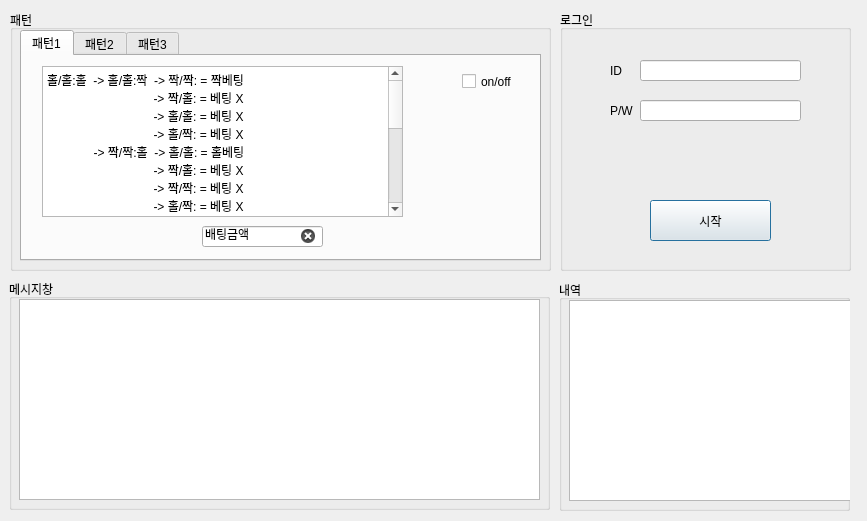
<?xml version="1.0" encoding="UTF-8"?>
<ui version="4.0">
 <class>Dialog</class>
 <widget class="QDialog" name="Dialog">
  <property name="geometry">
   <rect>
    <x>0</x>
    <y>0</y>
    <width>867</width>
    <height>521</height>
   </rect>
  </property>
  <property name="windowTitle">
   <string>Dialog</string>
  </property>
  <widget class="QGroupBox" name="groupBox">
   <property name="geometry">
    <rect>
     <x>560</x>
     <y>10</y>
     <width>291</width>
     <height>261</height>
    </rect>
   </property>
   <property name="title">
    <string>로그인</string>
   </property>
   <widget class="QLineEdit" name="input_id">
    <property name="geometry">
     <rect>
      <x>80</x>
      <y>50</y>
      <width>161</width>
      <height>21</height>
     </rect>
    </property>
    <property name="clearButtonEnabled">
     <bool>true</bool>
    </property>
   </widget>
   <widget class="QLineEdit" name="input_pw">
    <property name="geometry">
     <rect>
      <x>80</x>
      <y>90</y>
      <width>161</width>
      <height>21</height>
     </rect>
    </property>
    <property name="echoMode">
     <enum>QLineEdit::Password</enum>
    </property>
   </widget>
   <widget class="QPushButton" name="start_btn">
    <property name="geometry">
     <rect>
      <x>90</x>
      <y>190</y>
      <width>121</width>
      <height>41</height>
     </rect>
    </property>
    <property name="text">
     <string>시작</string>
    </property>
   </widget>
   <widget class="QLabel" name="label">
    <property name="geometry">
     <rect>
      <x>50</x>
      <y>50</y>
      <width>21</width>
      <height>21</height>
     </rect>
    </property>
    <property name="text">
     <string>ID</string>
    </property>
   </widget>
   <widget class="QLabel" name="label_2">
    <property name="geometry">
     <rect>
      <x>50</x>
      <y>90</y>
      <width>31</width>
      <height>21</height>
     </rect>
    </property>
    <property name="text">
     <string>P/W</string>
    </property>
   </widget>
   <widget class="QLabel" name="bal_text">
    <property name="geometry">
     <rect>
      <x>80</x>
      <y>130</y>
      <width>151</width>
      <height>31</height>
     </rect>
    </property>
    <property name="text">
     <string/>
    </property>
   </widget>
  </widget>
  <widget class="QGroupBox" name="groupBox_2">
   <property name="geometry">
    <rect>
     <x>559</x>
     <y>280</y>
     <width>291</width>
     <height>231</height>
    </rect>
   </property>
   <property name="title">
    <string>내역</string>
   </property>
   <widget class="QTableWidget" name="tableWidget">
    <property name="geometry">
     <rect>
      <x>10</x>
      <y>20</y>
      <width>361</width>
      <height>201</height>
     </rect>
    </property>
   </widget>
  </widget>
  <widget class="QGroupBox" name="groupBox_3">
   <property name="geometry">
    <rect>
     <x>10</x>
     <y>10</y>
     <width>541</width>
     <height>261</height>
    </rect>
   </property>
   <property name="title">
    <string>패턴</string>
   </property>
   <widget class="QTabWidget" name="tabWidget">
    <property name="geometry">
     <rect>
      <x>10</x>
      <y>20</y>
      <width>521</width>
      <height>231</height>
     </rect>
    </property>
    <property name="autoFillBackground">
     <bool>false</bool>
    </property>
    <property name="currentIndex">
     <number>0</number>
    </property>
    <widget class="QWidget" name="tab">
     <attribute name="title">
      <string>패턴1</string>
     </attribute>
     <widget class="QCheckBox" name="checkBox_1">
      <property name="geometry">
       <rect>
        <x>440</x>
        <y>10</y>
        <width>61</width>
        <height>31</height>
       </rect>
      </property>
      <property name="text">
       <string>on/off</string>
      </property>
     </widget>
     <widget class="QLineEdit" name="betmoney_1">
      <property name="geometry">
       <rect>
        <x>180</x>
        <y>170</y>
        <width>121</width>
        <height>21</height>
       </rect>
      </property>
      <property name="text">
       <string>배팅금액</string>
      </property>
      <property name="clearButtonEnabled">
       <bool>true</bool>
      </property>
     </widget>
     <widget class="QTextEdit" name="textEdit">
      <property name="geometry">
       <rect>
        <x>20</x>
        <y>10</y>
        <width>361</width>
        <height>151</height>
       </rect>
      </property>
      <property name="readOnly">
       <bool>true</bool>
      </property>
      <property name="html">
       <string>&lt;!DOCTYPE HTML PUBLIC &quot;-//W3C//DTD HTML 4.0//EN&quot; &quot;http://www.w3.org/TR/REC-html40/strict.dtd&quot;&gt;
&lt;html&gt;&lt;head&gt;&lt;meta name=&quot;qrichtext&quot; content=&quot;1&quot; /&gt;&lt;style type=&quot;text/css&quot;&gt;
p, li { white-space: pre-wrap; }
&lt;/style&gt;&lt;/head&gt;&lt;body style=&quot; font-family:'Gulim'; font-size:9pt; font-weight:400; font-style:normal;&quot;&gt;
&lt;p style=&quot; margin-top:0px; margin-bottom:0px; margin-left:0px; margin-right:0px; -qt-block-indent:0; text-indent:0px;&quot;&gt;홀/홀:홀  -&amp;gt; 홀/홀:짝  -&amp;gt; 짝/짝: = 짝베팅 &lt;/p&gt;
&lt;p style=&quot; margin-top:0px; margin-bottom:0px; margin-left:0px; margin-right:0px; -qt-block-indent:0; text-indent:0px;&quot;&gt;                                -&amp;gt; 짝/홀: = 베팅 X&lt;/p&gt;
&lt;p style=&quot; margin-top:0px; margin-bottom:0px; margin-left:0px; margin-right:0px; -qt-block-indent:0; text-indent:0px;&quot;&gt;                                -&amp;gt; 홀/홀: = 베팅 X&lt;/p&gt;
&lt;p style=&quot; margin-top:0px; margin-bottom:0px; margin-left:0px; margin-right:0px; -qt-block-indent:0; text-indent:0px;&quot;&gt;                                -&amp;gt; 홀/짝: = 베팅 X&lt;/p&gt;
&lt;p style=&quot; margin-top:0px; margin-bottom:0px; margin-left:0px; margin-right:0px; -qt-block-indent:0; text-indent:0px;&quot;&gt;              -&amp;gt; 짝/짝:홀  -&amp;gt; 홀/홀: = 홀베팅 &lt;/p&gt;
&lt;p style=&quot; margin-top:0px; margin-bottom:0px; margin-left:0px; margin-right:0px; -qt-block-indent:0; text-indent:0px;&quot;&gt;                                -&amp;gt; 짝/홀: = 베팅 X&lt;/p&gt;
&lt;p style=&quot; margin-top:0px; margin-bottom:0px; margin-left:0px; margin-right:0px; -qt-block-indent:0; text-indent:0px;&quot;&gt;                                -&amp;gt; 짝/짝: = 베팅 X&lt;/p&gt;
&lt;p style=&quot; margin-top:0px; margin-bottom:0px; margin-left:0px; margin-right:0px; -qt-block-indent:0; text-indent:0px;&quot;&gt;                                -&amp;gt; 홀/짝: = 베팅 X&lt;/p&gt;
&lt;p style=&quot; margin-top:0px; margin-bottom:0px; margin-left:0px; margin-right:0px; -qt-block-indent:0; text-indent:0px;&quot;&gt;              -&amp;gt; 홀/짝:   = 조건 만족 못함&lt;/p&gt;
&lt;p style=&quot; margin-top:0px; margin-bottom:0px; margin-left:0px; margin-right:0px; -qt-block-indent:0; text-indent:0px;&quot;&gt;              -&amp;gt; 짝/홀:   = 조건 만족 못함&lt;/p&gt;
&lt;p style=&quot; margin-top:0px; margin-bottom:0px; margin-left:0px; margin-right:0px; -qt-block-indent:0; text-indent:0px;&quot;&gt;               &lt;/p&gt;
&lt;p style=&quot; margin-top:0px; margin-bottom:0px; margin-left:0px; margin-right:0px; -qt-block-indent:0; text-indent:0px;&quot;&gt;짝/짝:짝  -&amp;gt; 홀/홀:짝  -&amp;gt; 짝/짝: = 짝베팅 &lt;/p&gt;
&lt;p style=&quot; margin-top:0px; margin-bottom:0px; margin-left:0px; margin-right:0px; -qt-block-indent:0; text-indent:0px;&quot;&gt;                                -&amp;gt; 짝/홀: = 베팅 X&lt;/p&gt;
&lt;p style=&quot; margin-top:0px; margin-bottom:0px; margin-left:0px; margin-right:0px; -qt-block-indent:0; text-indent:0px;&quot;&gt;                                -&amp;gt; 홀/홀: = 베팅 X&lt;/p&gt;
&lt;p style=&quot; margin-top:0px; margin-bottom:0px; margin-left:0px; margin-right:0px; -qt-block-indent:0; text-indent:0px;&quot;&gt;                                -&amp;gt; 홀/짝: = 베팅 X&lt;/p&gt;
&lt;p style=&quot; margin-top:0px; margin-bottom:0px; margin-left:0px; margin-right:0px; -qt-block-indent:0; text-indent:0px;&quot;&gt;              -&amp;gt; 짝/짝:홀  -&amp;gt; 홀/홀: = 홀베팅 &lt;/p&gt;
&lt;p style=&quot; margin-top:0px; margin-bottom:0px; margin-left:0px; margin-right:0px; -qt-block-indent:0; text-indent:0px;&quot;&gt;                                -&amp;gt; 짝/홀: = 베팅 X&lt;/p&gt;
&lt;p style=&quot; margin-top:0px; margin-bottom:0px; margin-left:0px; margin-right:0px; -qt-block-indent:0; text-indent:0px;&quot;&gt;                                -&amp;gt; 짝/짝: = 베팅 X&lt;/p&gt;
&lt;p style=&quot; margin-top:0px; margin-bottom:0px; margin-left:0px; margin-right:0px; -qt-block-indent:0; text-indent:0px;&quot;&gt;                                -&amp;gt; 홀/짝: = 베팅 X&lt;/p&gt;
&lt;p style=&quot; margin-top:0px; margin-bottom:0px; margin-left:0px; margin-right:0px; -qt-block-indent:0; text-indent:0px;&quot;&gt;              -&amp;gt; 홀/짝:   = 조건 만족 못함&lt;/p&gt;
&lt;p style=&quot; margin-top:0px; margin-bottom:0px; margin-left:0px; margin-right:0px; -qt-block-indent:0; text-indent:0px;&quot;&gt;              -&amp;gt; 짝/홀:   = 조건 만족 못함&lt;/p&gt;&lt;/body&gt;&lt;/html&gt;</string>
      </property>
     </widget>
    </widget>
    <widget class="QWidget" name="tab_2">
     <attribute name="title">
      <string>패턴2</string>
     </attribute>
     <widget class="QTextEdit" name="textEdit_2">
      <property name="geometry">
       <rect>
        <x>20</x>
        <y>10</y>
        <width>361</width>
        <height>151</height>
       </rect>
      </property>
      <property name="readOnly">
       <bool>true</bool>
      </property>
      <property name="html">
       <string>&lt;!DOCTYPE HTML PUBLIC &quot;-//W3C//DTD HTML 4.0//EN&quot; &quot;http://www.w3.org/TR/REC-html40/strict.dtd&quot;&gt;
&lt;html&gt;&lt;head&gt;&lt;meta name=&quot;qrichtext&quot; content=&quot;1&quot; /&gt;&lt;style type=&quot;text/css&quot;&gt;
p, li { white-space: pre-wrap; }
&lt;/style&gt;&lt;/head&gt;&lt;body style=&quot; font-family:'Gulim'; font-size:9pt; font-weight:400; font-style:normal;&quot;&gt;
&lt;p style=&quot; margin-top:0px; margin-bottom:0px; margin-left:0px; margin-right:0px; -qt-block-indent:0; text-indent:0px;&quot;&gt;(테스트용)&lt;/p&gt;
&lt;p style=&quot;-qt-paragraph-type:empty; margin-top:0px; margin-bottom:0px; margin-left:0px; margin-right:0px; -qt-block-indent:0; text-indent:0px;&quot;&gt;&lt;br /&gt;&lt;/p&gt;
&lt;p style=&quot; margin-top:0px; margin-bottom:0px; margin-left:0px; margin-right:0px; -qt-block-indent:0; text-indent:0px;&quot;&gt;홀 -&amp;gt; 짝&lt;/p&gt;
&lt;p style=&quot;-qt-paragraph-type:empty; margin-top:0px; margin-bottom:0px; margin-left:0px; margin-right:0px; -qt-block-indent:0; text-indent:0px;&quot;&gt;&lt;br /&gt;&lt;/p&gt;
&lt;p style=&quot; margin-top:0px; margin-bottom:0px; margin-left:0px; margin-right:0px; -qt-block-indent:0; text-indent:0px;&quot;&gt;짝 -&amp;gt; 홀&lt;/p&gt;&lt;/body&gt;&lt;/html&gt;</string>
      </property>
     </widget>
     <widget class="QCheckBox" name="checkBox_2">
      <property name="geometry">
       <rect>
        <x>440</x>
        <y>10</y>
        <width>61</width>
        <height>31</height>
       </rect>
      </property>
      <property name="text">
       <string>on/off</string>
      </property>
     </widget>
     <widget class="QLineEdit" name="betmoney_2">
      <property name="geometry">
       <rect>
        <x>180</x>
        <y>170</y>
        <width>121</width>
        <height>21</height>
       </rect>
      </property>
      <property name="text">
       <string>배팅금액</string>
      </property>
      <property name="clearButtonEnabled">
       <bool>true</bool>
      </property>
     </widget>
    </widget>
    <widget class="QWidget" name="tab_3">
     <attribute name="title">
      <string>패턴3</string>
     </attribute>
    </widget>
   </widget>
  </widget>
  <widget class="QGroupBox" name="groupBox_4">
   <property name="geometry">
    <rect>
     <x>9</x>
     <y>279</y>
     <width>541</width>
     <height>231</height>
    </rect>
   </property>
   <property name="title">
    <string>메시지창</string>
   </property>
   <widget class="QTextBrowser" name="textBrowser">
    <property name="geometry">
     <rect>
      <x>10</x>
      <y>20</y>
      <width>521</width>
      <height>201</height>
     </rect>
    </property>
    <property name="font">
     <font>
      <family>나눔고딕</family>
      <pointsize>9</pointsize>
      <weight>50</weight>
      <bold>false</bold>
     </font>
    </property>
   </widget>
  </widget>
 </widget>
 <resources/>
 <connections/>
</ui>
